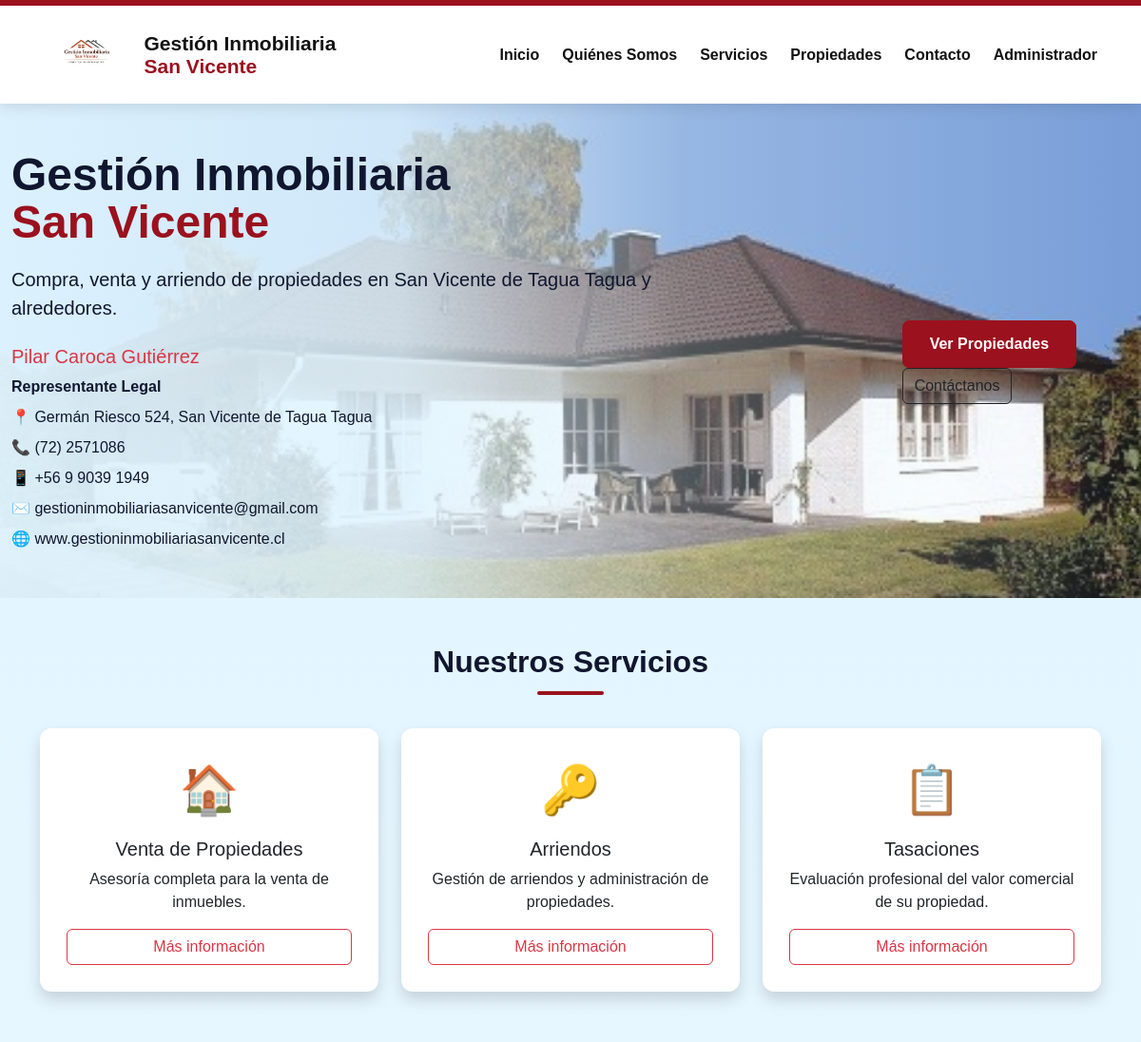
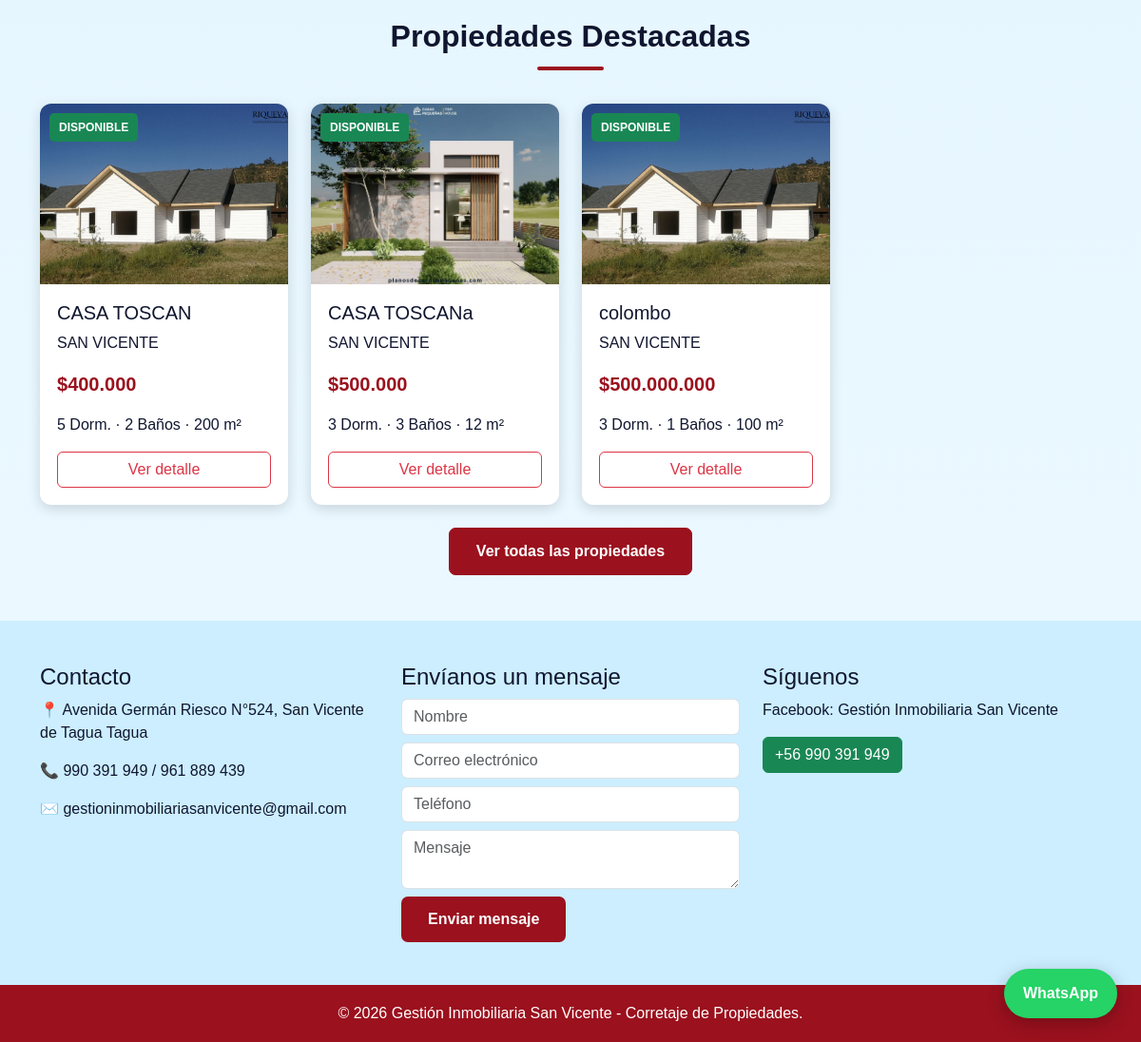
The page / on the database its author committed (2 pictures, top to bottom).
### propiedades/models.py (models this page shows, shortened)
class Propiedad(models.Model):
    TIPO_OPERACION = [
        ('Venta', 'Venta'),
        ('Arriendo', 'Arriendo'),
    ]
    TIPO_PROPIEDAD = [
        ('Casa', 'Casa'),
        ('Terreno', 'Terreno'),
        ('Parcela', 'Parcela'),
        ('Sitio', 'Sitio'),
        ('Local Comercial', 'Local Comercial'),
    ]
    ESTADO_PROPIEDAD = [
        ('Disponible', 'Disponible'),
        ('Reservada', 'Reservada'),
        ('Vendida', 'Vendida'),
        ('Arrendada', 'Arrendada'),
    ]
    codigo = models.CharField(max_length=20, unique=True, blank=True, null=True)
    titulo = models.CharField(max_length=150)
    tipo_operacion = models.CharField(max_length=20, choices=TIPO_OPERACION)
    tipo_propiedad = models.CharField(max_length=50, choices=TIPO_PROPIEDAD)
    estado = models.CharField(max_length=20, choices=ESTADO_PROPIEDAD, default='Disponible')
    precio = models.IntegerField()
    comuna = models.CharField(max_length=100)
    direccion = models.CharField(max_length=200)
    dormitorios = models.IntegerField(default=0)
    banos = models.IntegerField(default=0)
    metros_cuadrados = models.IntegerField(default=0)
    descripcion = models.TextField()
    destacada = models.BooleanField(default=False)
    imagen_principal = models.ImageField(upload_to='propiedades/', blank=True, null=True)
    fecha_publicacion = models.DateTimeField(auto_now_add=True, null=True, blank=True)

### propiedades/views.py (the view)
# urls.py: path('', views.inicio, name='inicio'),
def inicio(request):
    destacadas = Propiedad.objects.filter(
    destacada=True,
    estado='Disponible'
    )[:4]
    return render(request, 'propiedades/inicio.html', {
        'destacadas': destacadas
    })

### propiedades/templatetags/formato.py (called while the page is built)
@register.filter
def precio_chileno(valor):
    try:
        valor = int(valor)
        return f"{valor:,}".replace(",", ".")
    except:
        return valor

### propiedades/templates/propiedades/inicio.html (shortened to what this page needs)
{% extends 'propiedades/base.html' %}
{% block contenido %}
<section class="hero">
    <div class="container">
        <h1 style="font-size:48px;">
            Gestión Inmobiliaria
            <br>
            <span>San Vicente</span>
        </h1>
        <p class="mt-3 lead">
            Compra, venta y arriendo de propiedades en San Vicente de Tagua Tagua y alrededores.
        </p>
            <h5 class="text-danger">
                Pilar Caroca Gutiérrez
            </h5>
            <p class="mb-2">
                <strong>Representante Legal</strong>
            </p>
            <p class="mb-2">
                📍 Germán Riesco 524, San Vicente de Tagua Tagua
            </p>
            <p class="mb-2">
                📞 (72) 2571086
            </p>
            <p class="mb-2">
                📱 +56 9 9039 1949
            </p>
            <p class="mb-2">
                ✉️ gestioninmobiliariasanvicente@gmail.com
            </p>
            <p class="mb-0">
                🌐 www.gestioninmobiliariasanvicente.cl
            </p>
        </div>
        <div class="mt-4">
            <a href="/propiedades/" class="btn-rojo me-3">
                Ver Propiedades
            </a>
            <a href="/contacto/" class="btn btn-outline-dark">
                Contáctanos
            </a>
        </div>
</section>
<section class="container mt-5">
    <h2 class="titulo-seccion">Nuestros Servicios</h2>
    <div class="row">
        <div class="col-md-4 mb-4">
            <div class="card servicio-card shadow">
                <div class="icono-servicio">🏠</div>
                <h5>Venta de Propiedades</h5>
                <p>Asesoría completa para la venta de inmuebles.</p>
                <a href="/contacto/" class="btn btn-outline-danger">Más información</a>
            </div>
        </div>
        <div class="col-md-4 mb-4">
            <div class="card servicio-card shadow">
                <div class="icono-servicio">🔑</div>
                <h5>Arriendos</h5>
                <p>Gestión de arriendos y administración de propiedades.</p>
                <a href="/contacto/" class="btn btn-outline-danger">Más información</a>
            </div>
        </div>
        <div class="col-md-4 mb-4">
            <div class="card servicio-card shadow">
                <div class="icono-servicio">📋</div>
                <h5>Tasaciones</h5>
                <p>Evaluación profesional del valor comercial de su propiedad.</p>
                <a href="/contacto/" class="btn btn-outline-danger">Más información</a>
            </div>
        </div>
    </div>
</section>
{% load formato %}
<section class="container mt-5">
    <h2 class="titulo-seccion">Propiedades Destacadas</h2>
    <div class="row">
        {% for propiedad in destacadas %}
        <div class="col-md-3 mb-4">
            <div class="card-propiedad">
                <span class="estado {{ propiedad.estado|lower }}">
                    {{ propiedad.estado|upper }}
                </span>
                {% if propiedad.imagen_principal %}
                    <img src="{{ propiedad.imagen_principal.url }}" class="card-img-top">
                {% endif %}
                <div class="card-body">
                    <h5>{{ propiedad.titulo }}</h5>
                    <p>{{ propiedad.comuna }}</p>
                    <p class="precio">
                        ${{ propiedad.precio|precio_chileno }}
                    </p>
                    <p>
                        {{ propiedad.dormitorios }} Dorm. ·
                        {{ propiedad.banos }} Baños ·
                        {{ propiedad.metros_cuadrados }} m²
                    </p>
                    <a href="{% url 'detalle' propiedad.id %}"
                       class="btn btn-outline-danger w-100">
                        Ver detalle
                    </a>
                </div>
            </div>
        </div>
        {% empty %}
        <p class="text-center">
            No hay propiedades destacadas por el momento.
        </p>
        {% endfor %}
    </div>
    <div class="text-center">
        <a href="/propiedades/" class="btn-rojo">
            Ver todas las propiedades
        </a>
    </div>
</section>
<section class="contacto-box mt-5">
    <div class="container">
        <div class="row">
            <div class="col-md-4">
                <h4>Contacto</h4>
                <p>📍 Avenida Germán Riesco N°524, San Vicente de Tagua Tagua</p>
                <p>📞 990 391 949 / 961 889 439</p>
                <p>✉️ gestioninmobiliariasanvicente@gmail.com</p>
            </div>
            <div class="col-md-4">
                <h4>Envíanos un mensaje</h4>
                <input class="form-control mb-2" placeholder="Nombre">
                <input class="form-control mb-2" placeholder="Correo electrónico">
                <input class="form-control mb-2" placeholder="Teléfono">
                <textarea class="form-control mb-2" placeholder="Mensaje"></textarea>
                <button class="btn-rojo border-0">Enviar mensaje</button>
            </div>
            <div class="col-md-4">
                <h4>Síguenos</h4>
                <p>Facebook: Gestión Inmobiliaria San Vicente</p>
                <a href="https://wa.me/56990391949" class="btn btn-success">+56 990 391 949</a>
            </div>
        </div>
    </div>
</section>
{% endblock %}

### propiedades/templates/propiedades/base.html (shortened to what this page needs)
{% load static %}
<!DOCTYPE html>
<html lang="es">
<head>
    <link
        href="https://cdn.jsdelivr.net/npm/bootstrap@5.3.7/dist/css/bootstrap.min.css"
        rel="stylesheet">
</head>
<body>
<nav class="navbar navbar-expand-lg menu-principal">
    <div class="container">
        <a class="navbar-brand d-flex align-items-center" href="/">
            <img
                src="{% static 'propiedades/img/logo.png' %}"
                alt="Logo de Gestión Inmobiliaria San Vicente"
                class="logo-navbar">
            <div class="logo-texto">
                <strong>Gestión Inmobiliaria</strong><br>
                <span>San Vicente</span>
            </div>
        </a>
        <div
            class="collapse navbar-collapse"
            id="menuPrincipal">
            <div class="navbar-nav ms-auto">
                <a class="nav-link" href="/">Inicio</a>
                <a class="nav-link" href="/quienes-somos/">Quiénes Somos</a>
                <a class="nav-link" href="/servicios/">Servicios</a>
                <a class="nav-link" href="/propiedades/">Propiedades</a>
                <a class="nav-link" href="/contacto/">Contacto</a>
                <a class="nav-link" href="/admin/">Administrador</a>
            </div>
        </div>
    </div>
</nav>
<main>
    {% block contenido %}
    {% endblock %}
</main>
<a
    href="https://wa.me/56990391949"
    class="whatsapp"
    target="_blank"
    rel="noopener noreferrer">
    WhatsApp
</a>
<footer class="footer">
    © 2026 Gestión Inmobiliaria San Vicente -
    Corretaje de Propiedades.
</footer>
</body>
</html>

### rows shown on the page
Propiedad: estado "DISPONIBLE", imagen_principal (picture), titulo "CASA TOSCAN", comuna "SAN VICENTE", precio|precio_chileno "400.000", dormitorios "5", banos "2", metros_cuadrados "200"
Propiedad: estado "DISPONIBLE", imagen_principal (picture), titulo "CASA TOSCANa", comuna "SAN VICENTE", precio|precio_chileno "500.000", dormitorios "3", banos "3", metros_cuadrados "12"
Propiedad: estado "DISPONIBLE", imagen_principal (picture), titulo "colombo", comuna "SAN VICENTE", precio|precio_chileno "500.000.000", dormitorios "3", banos "1", metros_cuadrados "100"
